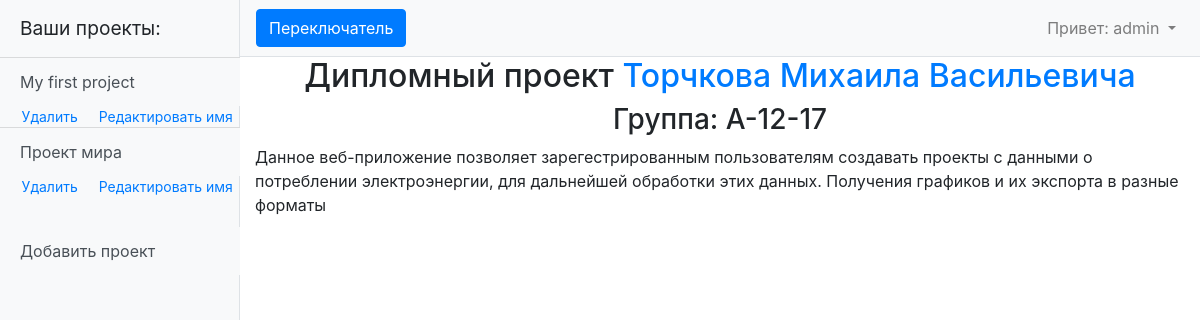
The app's page / (signed in) with its own data.
### myapp/models.py (models this page shows, shortened)
class Data(models.Model):
    month = 'M'
    FIELD = [
        (month, 'ежемесячные данные'),
    ]
    project = models.ForeignKey(Project, on_delete=models.CASCADE)
    project_type = models.CharField(max_length=1, choices=FIELD, default='M')
    data = models.TextField(default='0 0 0 0 0 0 0 0 0 0 0 0')
    begin_heating = models.DateField(default=f'{datetime.now().year - 1}-10-15')
    end_heating = models.DateField(default=f'{datetime.now().year}-04-15')
    coef = models.FloatField(default=1.1)

class Project(models.Model):
    user = models.ForeignKey(User, on_delete=models.CASCADE)
    project_name = models.CharField(max_length=255, unique=True)
    project_date_creation = models.DateTimeField(auto_now_add=True)

### myapp/views.py (the view)
# urls.py: path('', IndexView.as_view()),
class IndexView(ListView):
    model = Data
    template_name = 'index.html'
    context_object_name = 'project'
    def get_context_data(self, **kwargs):
        context = super().get_context_data(**kwargs)
        context['a_project'] = Data.objects.filter(project__user__username=self.request.user)
        return context

### templates/index.html (shortened to what this page needs)
{% extends 'default.html' %}
{% block content %}
    <div style="display: flex; flex-direction: column; align-items: center">
        <h2>Дипломный проект <a href="https://vk.com/freeten1">Торчкова Михаила Васильевича</a></h2>
        <h3>Группа: А-12-17</h3>
        <p>Данное веб-приложение позволяет зарегестрированным пользователям создавать проекты с данными о потреблении
электроэнергии, для дальнейшей обработки этих данных. Получения графиков и их экспорта в разные форматы</p>
    </div>
{% endblock content%}

### templates/default.html (shortened to what this page needs)
{% load static %}
<!DOCTYPE html>
<html lang="ru">
<head>
    <link href="{% static 'vendor/bootstrap/css/bootstrap.min.css' %}" rel="stylesheet ">
    <link href="{% static 'css/simple-sidebar.css' %}" rel="stylesheet">
    <link href="{% static 'my_style.css' %}" rel="stylesheet">
    <link href="{% static 'style_for_graph' %}" rel="stylesheet">
</head>
<body>
  <div class="d-flex" id="wrapper">
    <div class="bg-light border-right" id="sidebar-wrapper" style="max-width: 240px;">
      <div class="sidebar-heading">Ваши проекты:</div>
      <div class="list-group list-group-flush">
          {% if user.is_authenticated %}
              {% for project in a_project %}
                  <a href="/projects/{{ project.id }}" class="list-group-item list-group-item-action bg-light" style="border-width: 1px 0 0;">{{ project.project.project_name }}</a>
                  <div class="div-del-ed">
                    <a class="" style="margin-left: 0; font-size: 14px" href="/delete/{{ project.project.id }}">Удалить</a>
                    <a class="" style="margin-left: 0; font-size: 14px" href="/create_project/{{ project.project.id }}">Редактировать имя</a>
                  </div>
              {% endfor %}
              <a href="/create_project" class="list-group-item list-group-item-action bg-light" style="margin-top: 30px;">Добавить проект</a>
          {% else %}
              <p class="list-group-item">Здесь будут отображаться ваши проекты </p>
          {% endif %}
      </div>
    </div>
    <div id="page-content-wrapper">
      <nav class="navbar navbar-expand-lg navbar-light bg-light border-bottom">
        <button class="btn btn-primary" id="menu-toggle">Переключатель</button>
        <div class="collapse navbar-collapse" id="navbarSupportedContent">
          <ul class="navbar-nav ml-auto mt-2 mt-lg-0">
            {% if user.is_authenticated %}
              <li class="nav-item dropdown">
                <a class="nav-link dropdown-toggle" href="#" id="navbarDropdown" role="button" data-toggle="dropdown" aria-haspopup="true" aria-expanded="false">
                  <span>Привет: {{ user.username }}</span>
                </a>
              </li>
            {% endif %}
          </ul>
        </div>
      </nav>
      <div class="container-fluid">
        {% block content %}{% endblock content %}
      </div>
    </div>
  </div>
</body>
</html>

### static/css/simple-sidebar.css (style rules this page uses)
#wrapper { overflow-x: hidden; }
#sidebar-wrapper { min-height: 100vh; margin-left: -15rem; -webkit-transition: margin .25s ease-out; -moz-transition: margin .25s ease-out; -o-transition: margin .25s ease-out; transition: margin .25s ease-out; }
#sidebar-wrapper .sidebar-heading { padding: 0.875rem 1.25rem; font-size: 1.2rem; }
#sidebar-wrapper .list-group { width: 15rem; }
#page-content-wrapper { min-width: 100vw; }
@media (min-width: 768px) { #sidebar-wrapper { margin-left: 0; } }
@media (min-width: 768px) { #page-content-wrapper { min-width: 0; width: 100%; } }

### static/my_style.css (style rules this page uses)
.div-del-ed { display: flex; justify-content: space-between; width: 88%; margin-left: 9%; }

### records on screen
Data: project.project_name "My first project"
Data: project.project_name "Проект мира"

### other values on screen
{{ user.username }} "admin"
